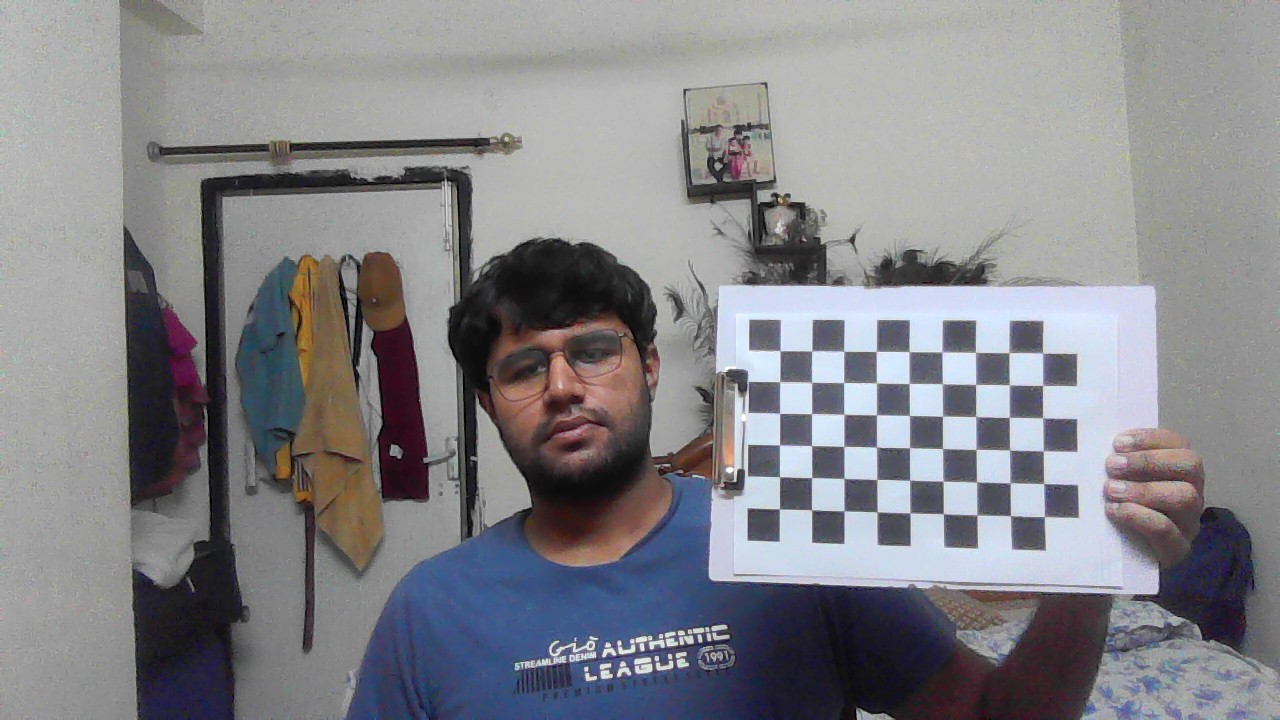
#> input picture Assignment2/Q4/images/image_1.jpg, 1280 x 720 px; its folder holds 4 pictures in this run
$ python CameraCalibration.py
#> lines starting #> are read from the running program, lines starting #| are printed output that depends on the picture; after the words box and inside, x2 and y2 are one past the last pixel; in counts of white or black regions, pixels touching at a corner belong together
import cv2
import numpy as np
import glob
import matplotlib.pyplot as plt

CHECKERBOARD = (6,9)
criteria = (cv2.TERM_CRITERIA_EPS + cv2.TERM_CRITERIA_MAX_ITER, 30, 0.001)

objpoints = []
imgpoints = []

Calibration_Corners_Img = []

objp = np.zeros((1, CHECKERBOARD[0]*CHECKERBOARD[1], 3), np.float32)
objp[0,:,:2] = np.mgrid[0:CHECKERBOARD[0], 0:CHECKERBOARD[1]].T.reshape(-1, 2)
prev_img_shape = None

images = glob.glob('./images/*.jpg')
for fname in images:
    img = cv2.imread(fname)
#> img is the input picture: shape (720, 1280, 3); mean B, G, R 136.4, 131.7, 131.9
    gray = cv2.cvtColor(img,cv2.COLOR_BGR2GRAY)
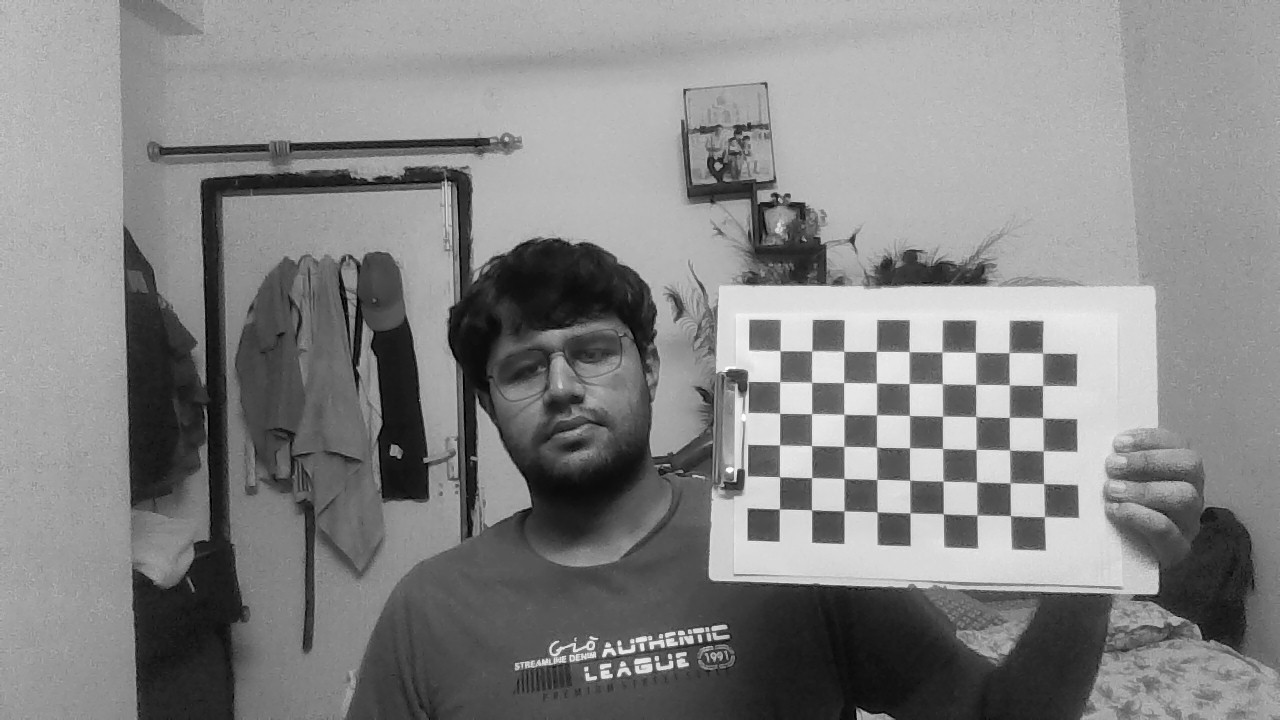
#> gray: shape (720, 1280); min 0, max 255, mean 132.3

    ret, corners = cv2.findChessboardCorners(gray, CHECKERBOARD, cv2.CALIB_CB_ADAPTIVE_THRESH+
    	cv2.CALIB_CB_FAST_CHECK+cv2.CALIB_CB_NORMALIZE_IMAGE)
#> ret = True; corners = 54 rows, first 8: [779.1, 509.1], [779.7, 476.8], [779.5, 444.9], [779.7, 413.4], [779.6, 381.7], [780, 350.7], [811.5, 510], [811.6, 477.6]

    if ret == True:
        objpoints.append(objp)

        corners2 = cv2.cornerSubPix(gray,corners,(11,11),(-1,-1),criteria)
#> corners2 = 54 rows, first 8: [779.5, 509], [779.6, 476.7], [779.6, 444.9], [779.6, 413.3], [779.7, 381.7], [780.1, 350.7], [811.6, 509.8], [811.6, 477.6]

        imgpoints.append(corners2)

        img = cv2.drawChessboardCorners(img, CHECKERBOARD, corners2,ret)
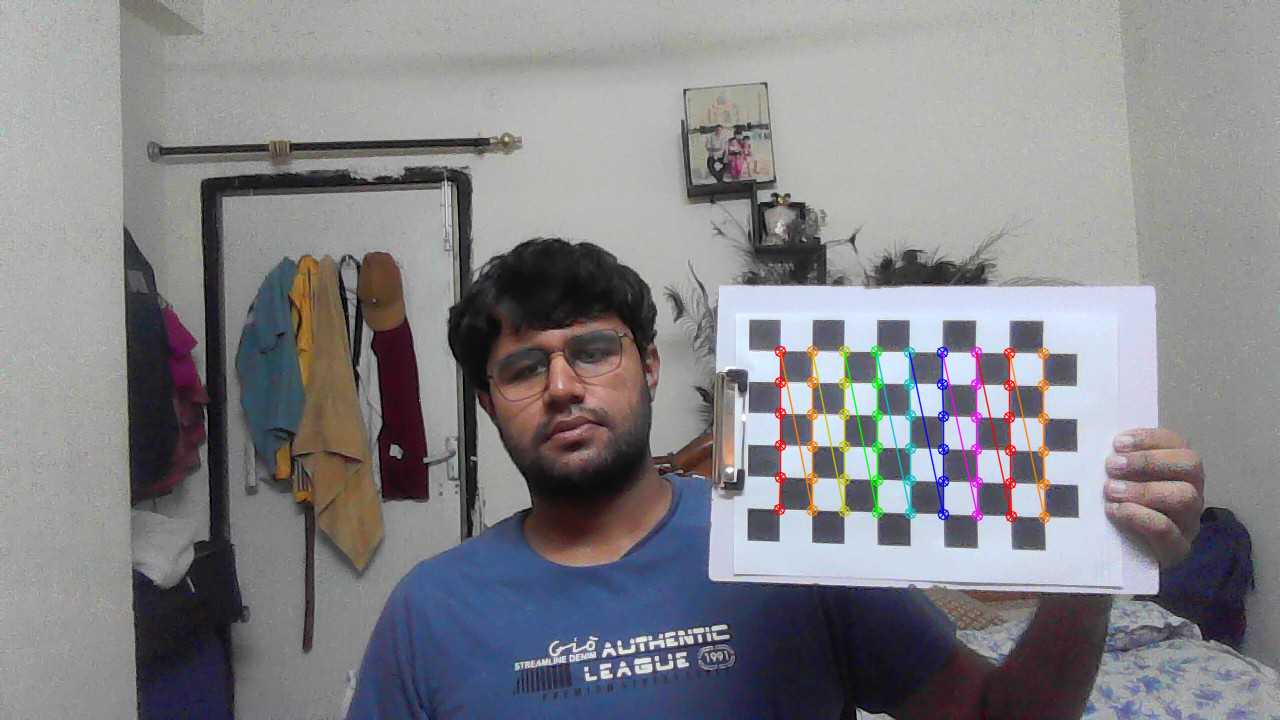
#> img: shape (720, 1280, 3); 1.36% of pixels changed, all inside (x1, y1, x2, y2) = (773, 345, 1051, 524)
        Calibration_Corners_Img.append(img)
#> pass 2 of the loop `for fname in images:`:
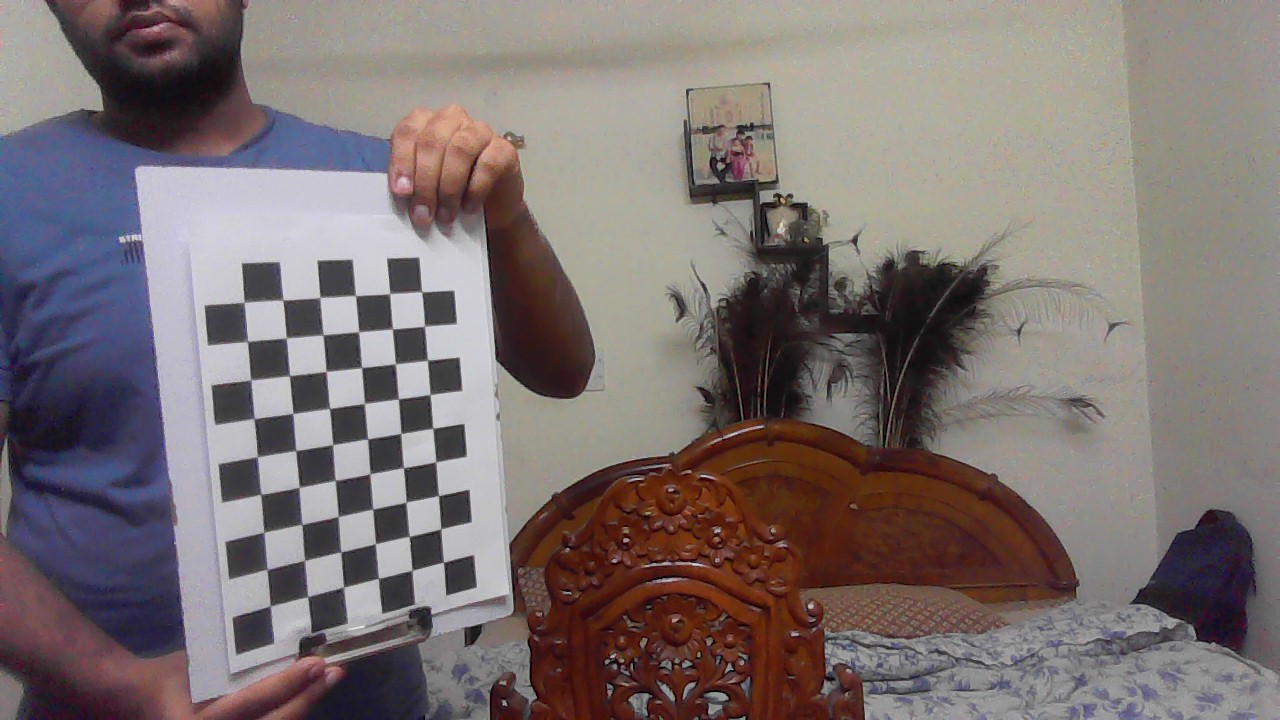
#> input picture Assignment2/Q4/images/image_10.jpg, 1280 x 720 px
#> img is the input picture: shape (720, 1280, 3); mean B, G, R 112.8, 113.4, 123.5
#> corners = 54 rows, first 8: [443.5, 562.1], [412, 570.5], [378.6, 578.1], [344, 586.8], [307.6, 596.6], [270.6, 605.7], [441.1, 528.4], [409.3, 536.3]
#> corners2 = 54 rows, first 8: [443.5, 562.3], [412, 570.3], [378.4, 578.4], [343.6, 587.2], [307.6, 596.6], [270.3, 605.9], [440.8, 528.9], [409.3, 536.5]
#> `img = cv2.drawChessboardCorners(img, CHECKERBOARD, corners2,ret)`:
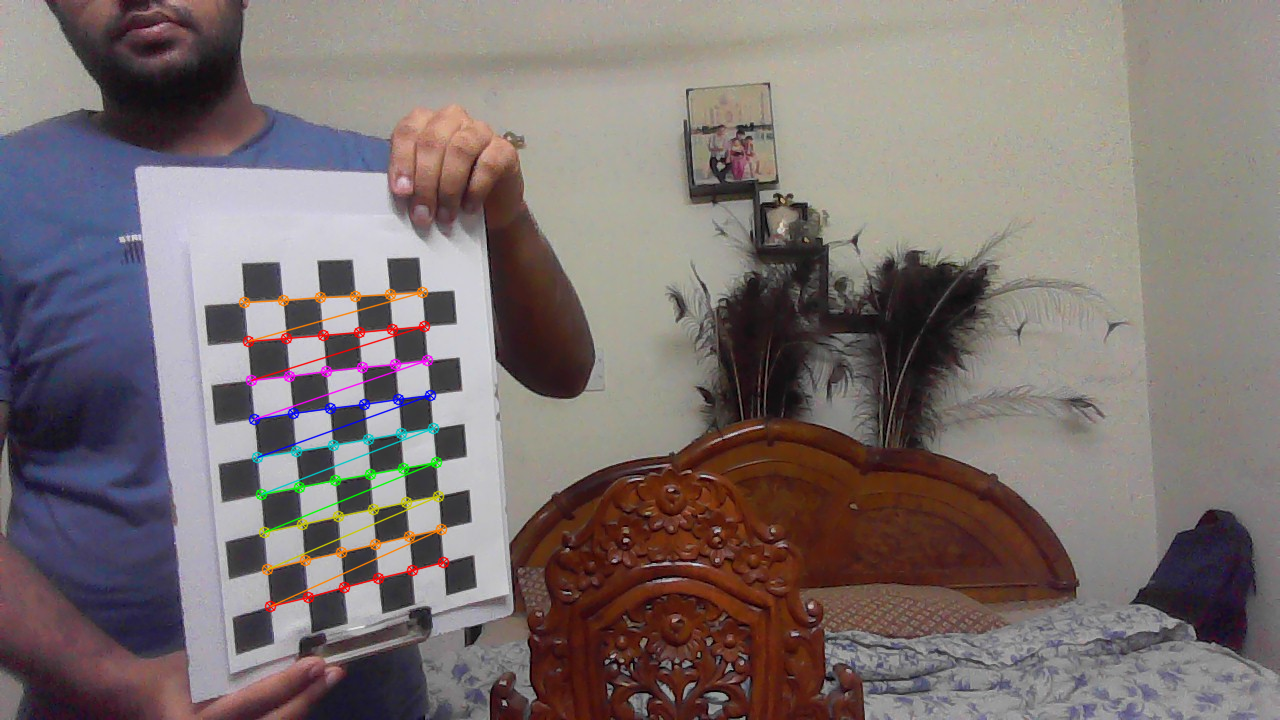
#> img: shape (720, 1280, 3); 1.43% of pixels changed, all inside (x1, y1, x2, y2) = (238, 286, 450, 613)
#> pass 3 of the loop `for fname in images:`:
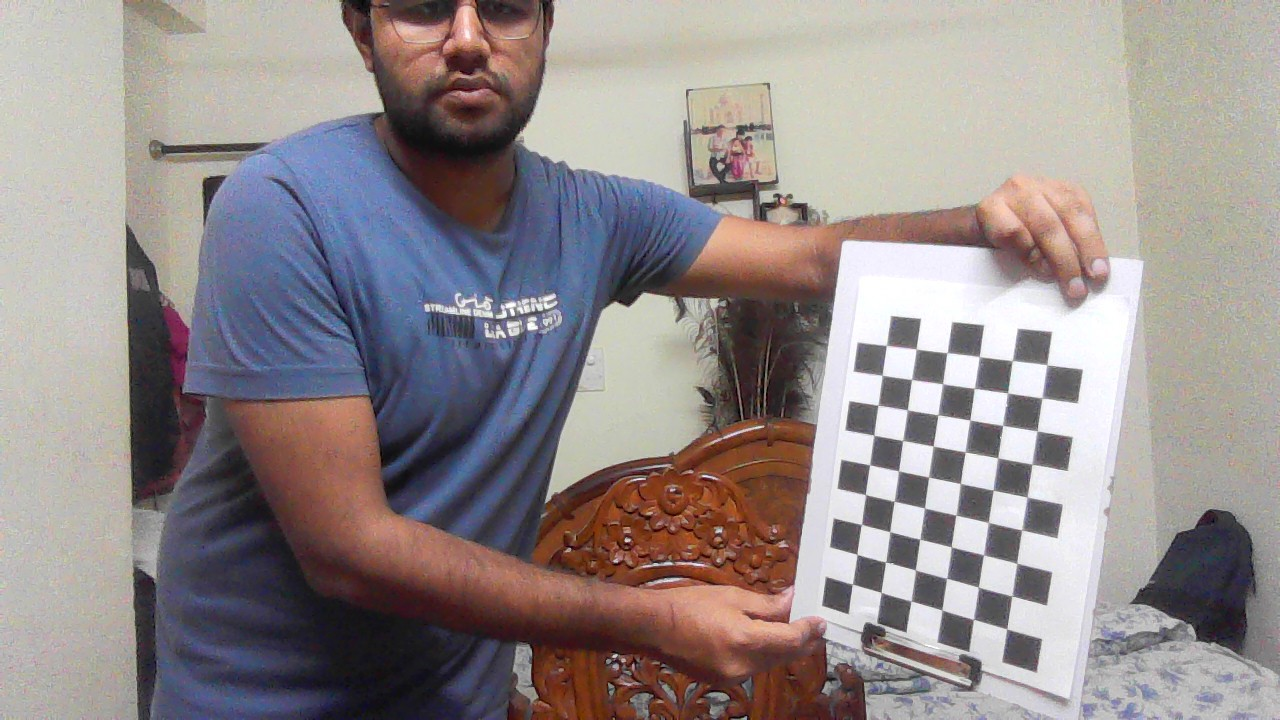
#> input picture Assignment2/Q4/images/image_11.jpg, 1280 x 720 px
#> img is the input picture: shape (720, 1280, 3); mean B, G, R 139.3, 139.3, 147.9
#> `gray = cv2.cvtColor(img,cv2.COLOR_BGR2GRAY)`:
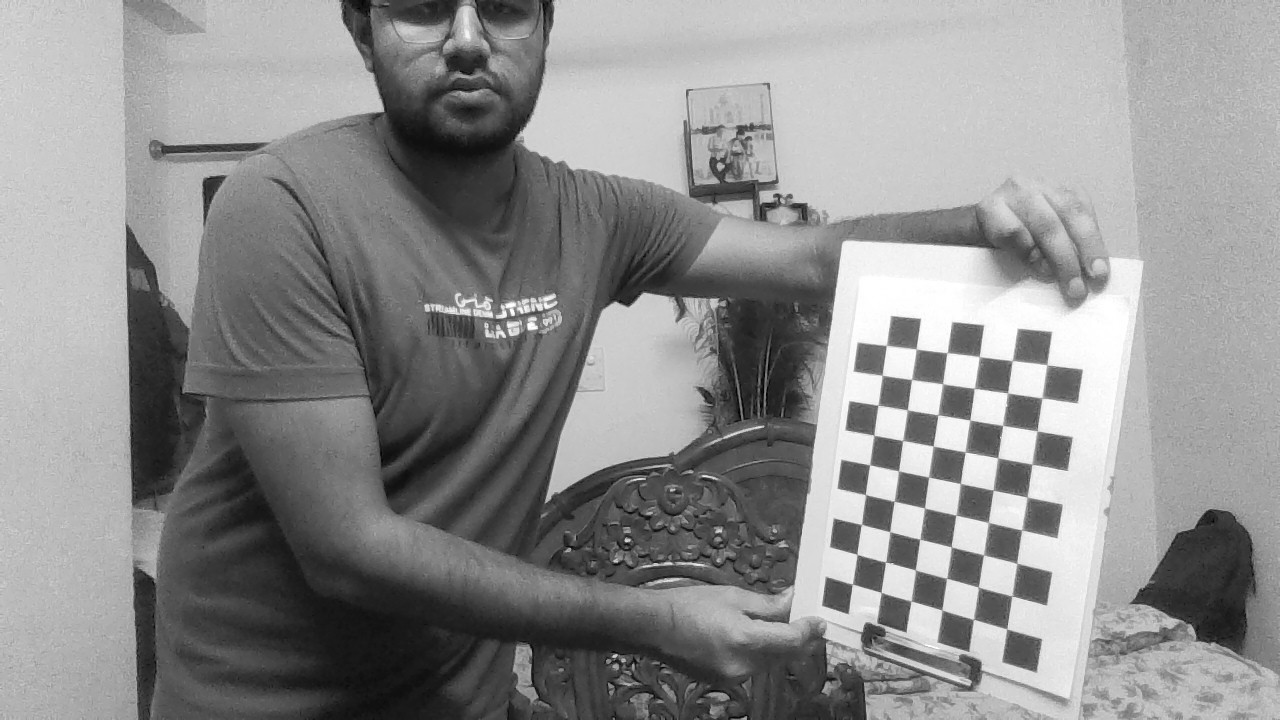
#> gray: shape (720, 1280); min 0, max 255, mean 141.9
#> corners = 54 rows, first 8: [1006.6, 628.8], [973.4, 619.5], [941.7, 610], [915, 597], [877, 587], [852.2, 584.2], [1011.9, 596.1], [977.9, 586.8]
#> corners2 = 54 rows, first 8: [1006.8, 628.9], [973.4, 619.4], [941.8, 610], [911.3, 601.1], [881.1, 592.5], [852.5, 584.2], [1012, 595.9], [978.4, 587.2]
#> img: shape (720, 1280, 3); 1.34% of pixels changed, all inside (x1, y1, x2, y2) = (846, 339, 1054, 636)
#> the loop made 4 passes; the first 3 are shown

    # cv2.imshow('img',img)
    # cv2.waitKey(0)

cv2.destroyAllWindows()


ret, mtx, dist, rvecs, tvecs = cv2.calibrateCamera(objpoints, imgpoints, gray.shape[::-1],None,None)

fx = mtx[0, 0]
fy = mtx[1, 1]

cx = mtx[0, 2]
cy = mtx[1, 2]

skew = mtx[0, 1]

print("Intrinsic Camera Parameters: \n")
print("Focal Length (fx, fy):", fx, ",", fy)
print("Principal Point (cx, cy):", cx, ",", cy)
print("Skew Parameter:", skew)

print("\nExtrinsic Camera Parameters")

for i in range(len(rvecs)):
    print("Image", i+1, ":")
    print("Translation Vector:")
    print(tvecs[i])

    rmat, _ = cv2.Rodrigues(rvecs[i])

    print("Rotation Matrix:")
    print(rmat)

print("\nEstimated Radial Distortion Coefficients:", dist)

for i in range(5):
    img = cv2.imread(images[i])
    undistorted_img = cv2.undistort(img, mtx, dist)
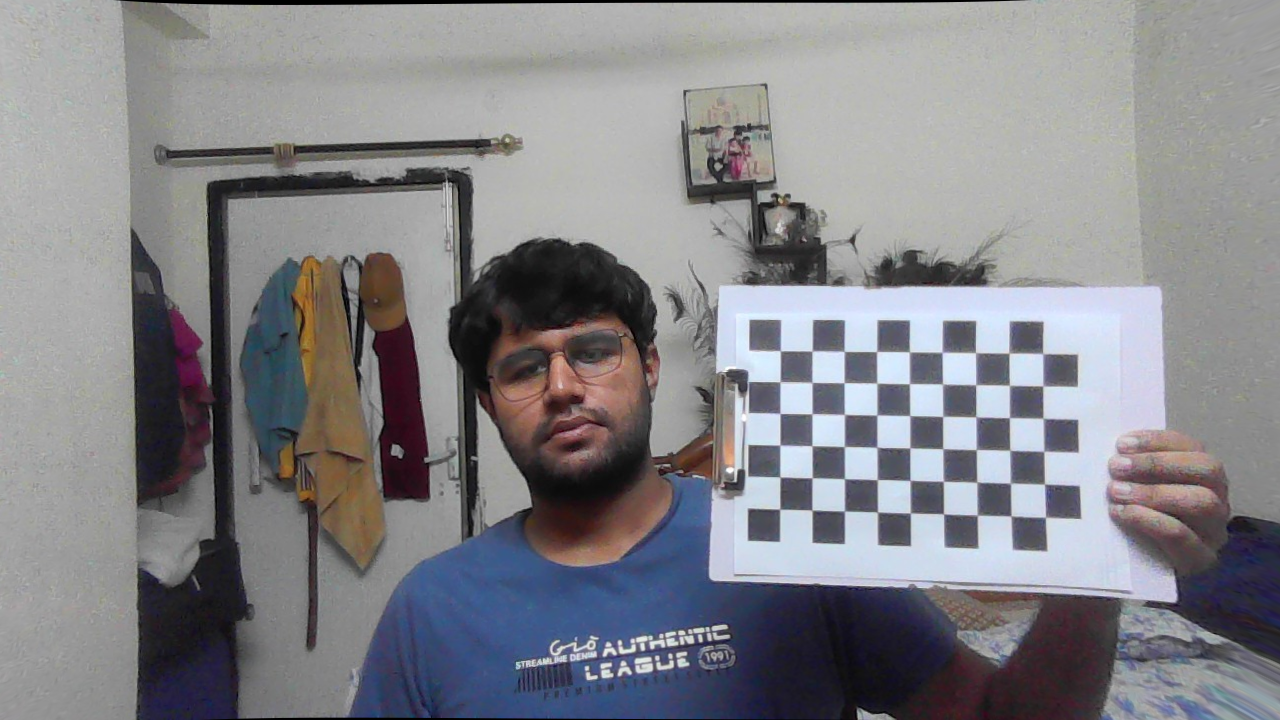
#> undistorted_img: shape (720, 1280, 3); mean B, G, R 135.8, 131.1, 131.4

    fig, axes = plt.subplots(1, 2, figsize=(12, 6))

    axes[0].imshow(cv2.cvtColor(img, cv2.COLOR_BGR2RGB))
    axes[0].set_title('Distorted Image')

    axes[1].imshow(cv2.cvtColor(undistorted_img, cv2.COLOR_BGR2RGB))
    axes[1].set_title('Undistorted Image')

    plt.tight_layout()
    plt.show()
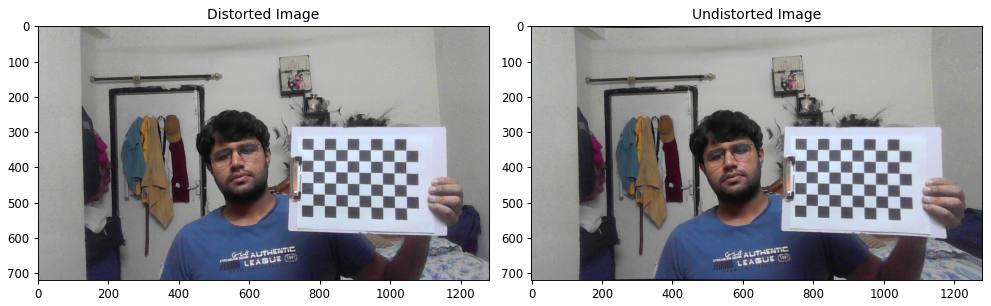
#> figure drawn by matplotlib, 2 panels
#> pass 2 of the loop `for i in range(5):`:
#> `plt.show()`:
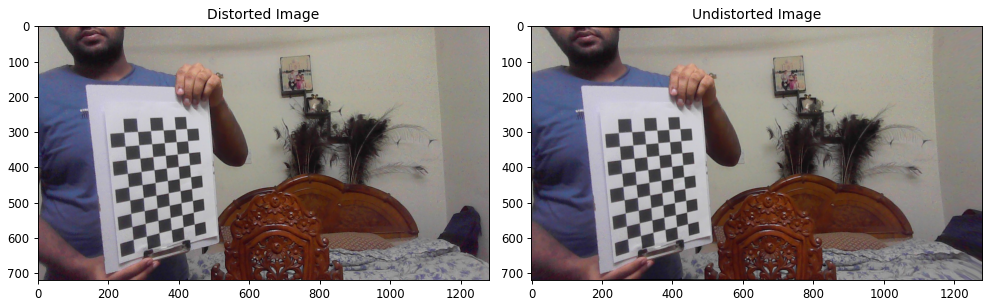
#> figure drawn by matplotlib, 2 panels
#> pass 3 of the loop `for i in range(5):`:
#> `plt.show()`:
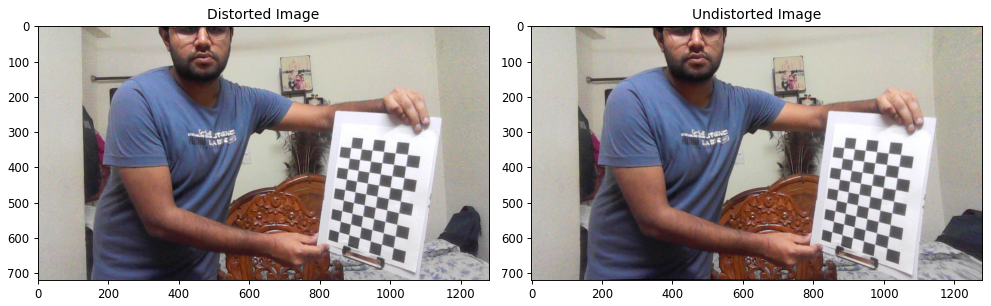
#> figure drawn by matplotlib, 2 panels
#> (the run stopped early here; a loop or call above may not have finished)
